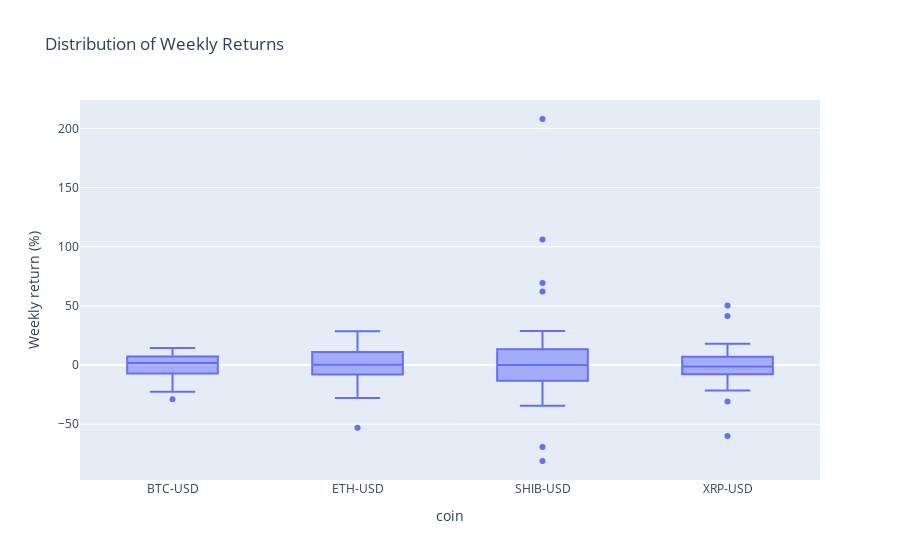

The cell this chart's notebook holds for it:
### Markdown cell above
### Boxplot

### Code cell
fig = px.box(df, title='Distribution of Weekly Returns')
fig.update_layout(yaxis_title='Weekly return (%)', xaxis_title='coin')
fig.show()

### Figure 1 — Plotly figure (JSON) as saved in the notebook; plotly's stock layout.template omitted (floating-point values rounded to 4 significant figures; data arrays with more than 128 entries replaced by an {"elided": "..."} marker saying what was removed)
{"data": [{"alignmentgroup": "True", "hovertemplate": "variable=%{x}<br>value=%{y}<extra></extra>", "legendgroup": "", "marker": {"color": "#636efa"}, "name": "", "notched": false, "offsetgroup": "", "orientation": "v", "showlegend": false, "type": "box", "x": {"elided": "200 str values"}, "x0": " ", "xaxis": "x", "y": {"elided": "200 float values"}, "y0": " ", "yaxis": "y"}], "layout": {"boxmode": "group", "legend": {"tracegroupgap": 0}, "title": {"text": "Distribution of Weekly Returns"}, "xaxis": {"anchor": "y", "domain": [0, 1], "title": {"text": "coin"}}, "yaxis": {"anchor": "x", "domain": [0, 1], "title": {"text": "Weekly return (%)"}}}}
